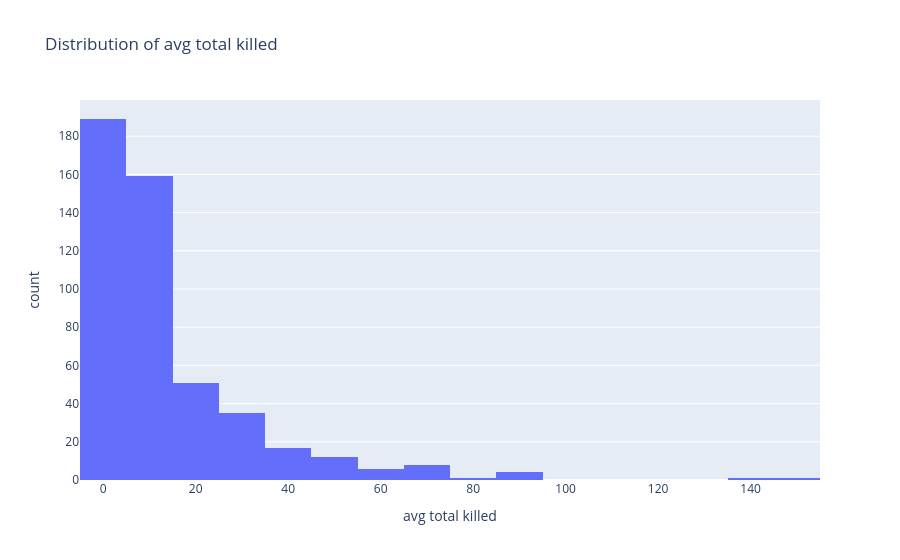
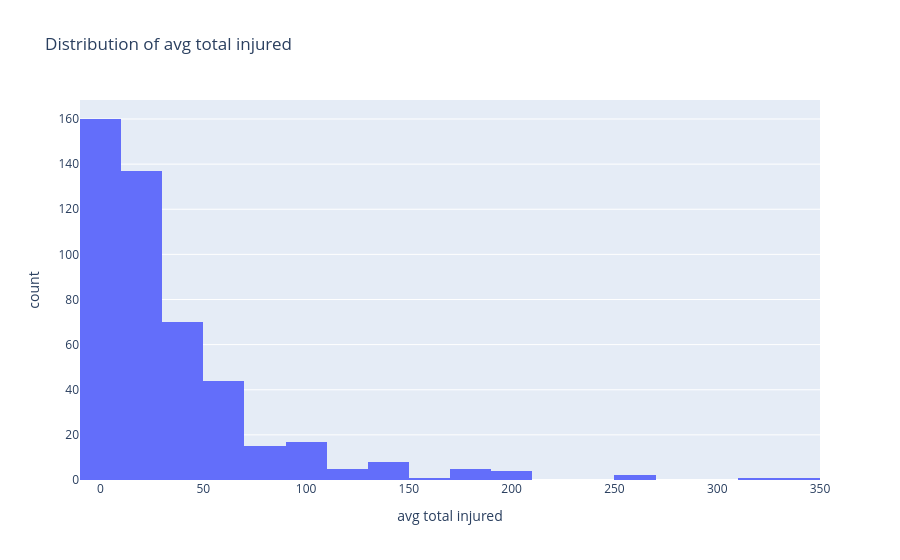

Notebook code cell kept with these figures, in order:
### Markdown cell above
`Distribution visualization` → histogram, KDE (density), boxplot.

### Code cell
fig=px.histogram(df,x="avg total killed",nbins=20,title="Distribution of avg total killed")
fig.show()
fig=px.histogram(df,x="avg total injured",nbins=20,title="Distribution of avg total injured")
fig.show()

### Figure 1 — Plotly figure (JSON) as saved in the notebook; plotly's stock layout.template omitted (floating-point values rounded to 4 significant figures; data arrays with more than 128 entries replaced by an {"elided": "..."} marker saying what was removed)
{"data": [{"alignmentgroup": "True", "bingroup": "x", "hovertemplate": "avg total killed=%{x}<br>count=%{y}<extra></extra>", "legendgroup": "", "marker": {"color": "#636efa", "pattern": {"shape": ""}}, "name": "", "nbinsx": 20, "offsetgroup": "", "orientation": "v", "showlegend": false, "type": "histogram", "x": {"elided": "496 float values"}, "xaxis": "x", "yaxis": "y"}], "layout": {"barmode": "relative", "legend": {"tracegroupgap": 0}, "title": {"text": "Distribution of avg total killed"}, "xaxis": {"anchor": "y", "domain": [0, 1], "title": {"text": "avg total killed"}}, "yaxis": {"anchor": "x", "domain": [0, 1], "title": {"text": "count"}}}}

### Figure 2 — Plotly figure (JSON) as saved in the notebook; plotly's stock layout.template omitted (floating-point values rounded to 4 significant figures; data arrays with more than 128 entries replaced by an {"elided": "..."} marker saying what was removed)
{"data": [{"alignmentgroup": "True", "bingroup": "x", "hovertemplate": "avg total injured=%{x}<br>count=%{y}<extra></extra>", "legendgroup": "", "marker": {"color": "#636efa", "pattern": {"shape": ""}}, "name": "", "nbinsx": 20, "offsetgroup": "", "orientation": "v", "showlegend": false, "type": "histogram", "x": {"elided": "496 float values"}, "xaxis": "x", "yaxis": "y"}], "layout": {"barmode": "relative", "legend": {"tracegroupgap": 0}, "title": {"text": "Distribution of avg total injured"}, "xaxis": {"anchor": "y", "domain": [0, 1], "title": {"text": "avg total injured"}}, "yaxis": {"anchor": "x", "domain": [0, 1], "title": {"text": "count"}}}}
